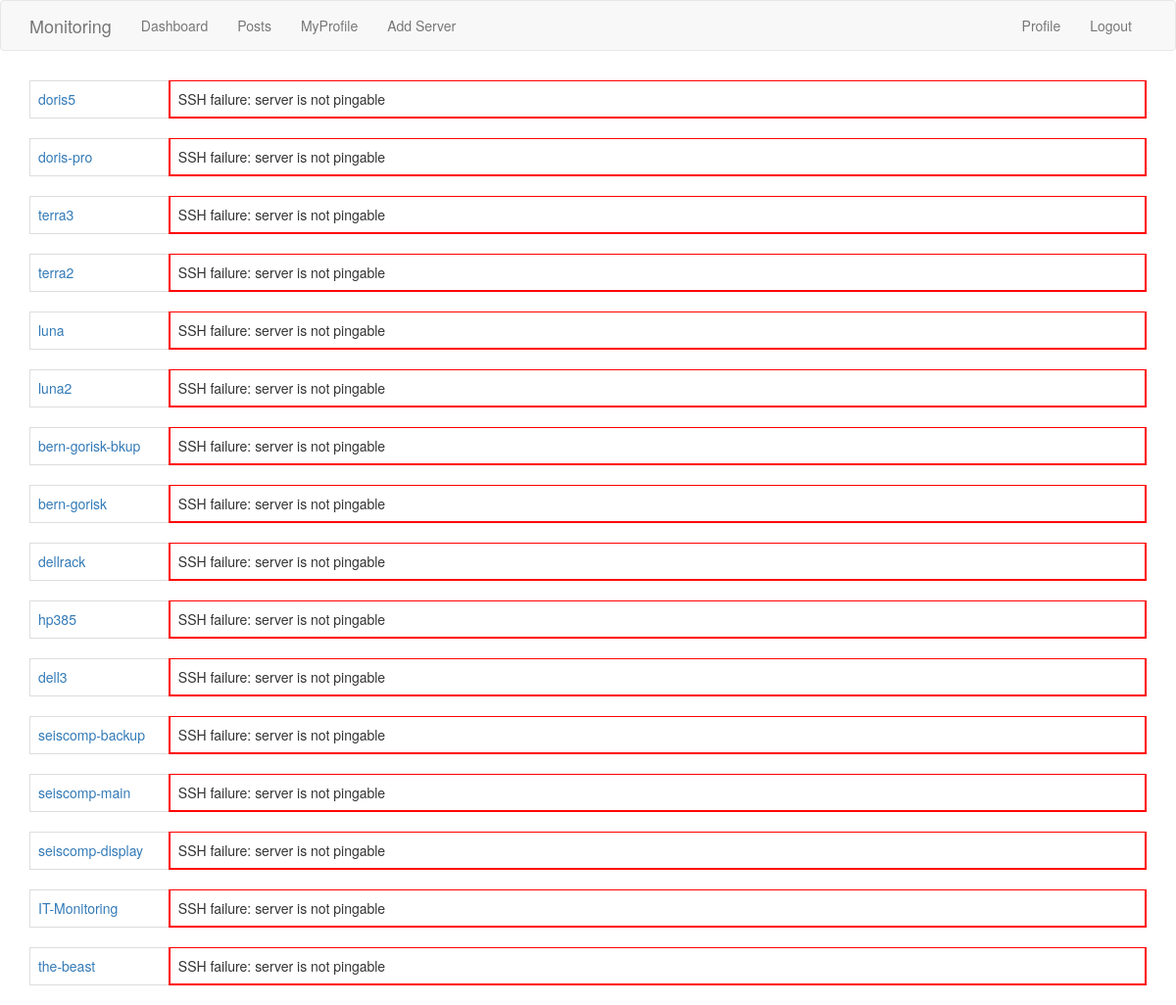
The app's page /mandatory_volumes (signed in), older data.
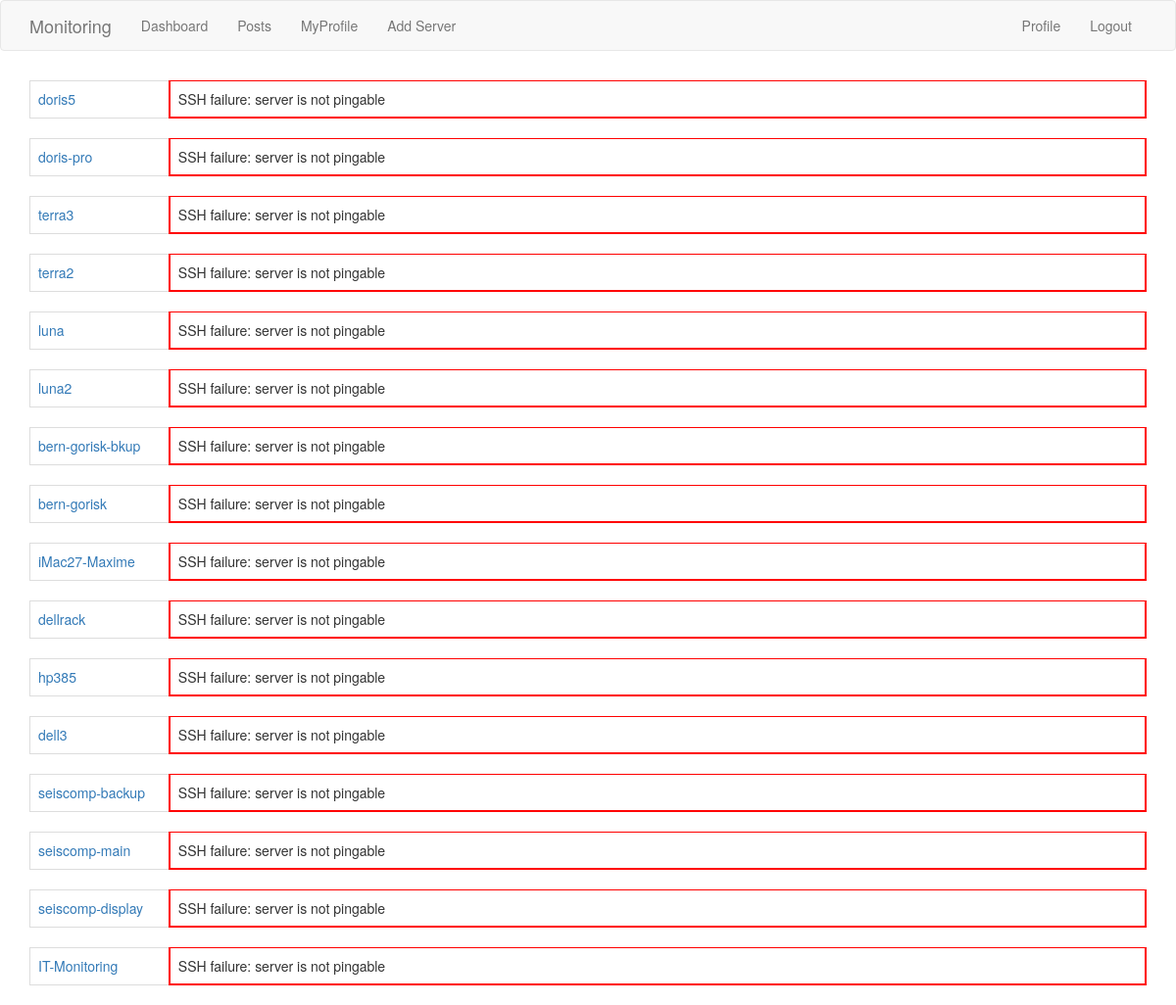
The same page, newer data.
### webapp/models.py (models this page shows, shortened)
class Server(db.Model):
    id = db.Column(db.Integer, primary_key=True)
    address = db.Column(db.String(15), index=True, unique=True)
    name = db.Column(db.String(30), index=True)
    user = db.Column(db.String(15), index=True)
    about_me = db.Column(db.String(300))
    public_address = db.Column(db.String(15), index=True)
    public_name = db.Column(db.String(30), index=True)
    public_server = db.Column(db.Boolean, default=False, index=True)
    os = db.Column(db.String(30), index=True)
    raminfo = db.Column(db.String(30), index=True)
    modele = db.Column(db.String(30), index=True)
    cpuinfo = db.Column(db.String(30), index=True)
    system_type = db.Column(db.String(30), index=True)
    ssh_connection = db.Column(db.Boolean, default=False, index=True)
    mount_volumes = db.Column(db.Boolean, default=False, index=True)
    mandatory_volumes = db.Column(db.String(300), default='', index=True)
    def test_connect(self):
        if self.ping_ip():
            if not self.ssh_connection:
                return False, "SSH not enable for this server"
            try:
                address = self.address
                user = self.user
                ssh = subprocess.Popen(['ssh',address, '-T', '-l',user,'-o', 'PreferredAuthentications=publickey'], stdin=subprocess.PIPE, stdout=subprocess.PIPE, stderr=subprocess.PIPE,  universal_newlines=True, bufsize=0)
                cmd = "exit"
                finalCMD = "{} \n".format(cmd)
                ssh.stdin.write(finalCMD)
                ssh.stdin.close()
                sshError = ssh.stderr.readlines()
                if len(sshError) > 0:
                    for msg in sshError:
                        print(msg)
                        return False, "ssh error: {}".format(msg)
                if len(sshError) == 0:
                    return True, "ok"
            except:
                return False, "unknown issue"
        else:
            return False, "server is not pingable"
    def deco_test_ssh(function):
        def test_ssh(self):
            if self.ping_ip():
                test = subprocess.Popen(f"ssh -o StrictHostKeyChecking=no -o PasswordAuthentication=No -l {self.user} {self.address} {'exit'}", shell=True, stdout=subprocess.PIPE, stderr=subprocess.PIPE).communicate()
                test = test[0].decode('ascii')
                if re.search('denied', str(test)):
                    return False
                else:
                    return function(self)
            else:
                return False
        return test_ssh
    def deco_unix_like(function):
        def unix_like(self):
            if (re.search('Darwin', self.system_type)) or (re.search('Linux', self.system_type)):
                return function(self)
            else:
                return False
        return unix_like
    def ping_ip(self):
        response = os.system("ping -c 1 -t 2 " + self.address)
        if response == 0:
            return True
        else:
            return False

### webapp/routes.py (the view)
@app.route('/mandatory_volumes', methods=['GET', 'POST'])
@login_required
def monitoring():
    servers = Server.query.order_by(Server.user).all()
    return render_template('monitoring.html', title='Monitoring', data=servers)

### webapp/models.py (called while the page is built)
@login.user_loader
def load_user(id):
    return User.query.get(int(id))

### webapp/routes.py (called while the page is built)
@app.before_request
def before_request():
    if current_user.is_authenticated:
        current_user.last_seen = datetime.utcnow()
        db.session.commit()

### webapp/templates/monitoring.html
{% extends "base.html" %}
{% block content %}
<div class="container">
        {% for server in data %}
                {% set test_server = server.test_connect() %}
                {% if test_server[0] == True %}
                        <table class="table table-hover table-bordered monitoring">
                                <tbody>
                                        <tr>
                                                <td><a href="{{ url_for('server', server=server.name) }}">{{ server.name }}</a></td>
                                                {% if server.ping_all() %}{% set border_c = "green" %}{% else %}{% set border_c = "red" %}{% endif %}
                                                <td class={{ border_c }}>ping server</td>
                                                {% if server.check_mounted_all_volumes()[0] %}
                                                        {% if server.check_mounted_all_volumes()[1] %}{% set border_c = "green" %}{% else %}{% set border_c = "red" %}{% endif %}
                                                        <td class={{ border_c }}>Mounted Volumes</td>
                                                        {% else %}<td></td>{% endif %}
                                                {% if server.get_backup_info()[0] %}
                                                        {% if server.check_all_backup() %}{% set border_c = "green" %}{% else %}{% set border_c = "red" %}{% endif %}
                                                        <td class={{ border_c }}>Backup</td>
                                                        {% else %}<td></td>{% endif %}
                                                <td></td>
                                                <td></td>
                                                <td></td>
                                                <td></td>
                                        </tr>
                                </tbody>
                        </table>
                {% elif server.ssh_connection == True %}
                        <table class="table table-hover table-bordered monitoring">
                                <tbody>
                                        <tr>
                                                <td><a href="{{ url_for('server', server=server.name) }}">{{ server.name }}</a>
                                                <td class="red" colspan="7">SSH failure: {{test_server[1]}}</td>
                                        </tr>
                                </tbody>
                        </table>
                {% endif %}
        {% endfor %}
</div>
{% endblock %}

Row changes from the older to the newer data that the page shows:
no longer on this page (row edited): Server: name "the-beast", test_server "server is not pingable"
added Server: name "iMac27-Maxime", test_server "server is not pingable"
